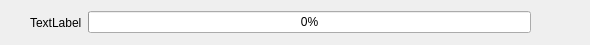
<?xml version="1.0" encoding="UTF-8"?>
<ui version="4.0">
 <class>FileDataProgress</class>
 <widget class="QWidget" name="FileDataProgress">
  <property name="geometry">
   <rect>
    <x>0</x>
    <y>0</y>
    <width>590</width>
    <height>45</height>
   </rect>
  </property>
  <property name="windowTitle">
   <string>Form</string>
  </property>
  <widget class="QWidget" name="">
   <property name="geometry">
    <rect>
     <x>30</x>
     <y>10</y>
     <width>501</width>
     <height>25</height>
    </rect>
   </property>
   <layout class="QHBoxLayout" name="horizontalLayout">
    <item>
     <widget class="QLabel" name="label">
      <property name="text">
       <string>TextLabel</string>
      </property>
     </widget>
    </item>
    <item>
     <widget class="QProgressBar" name="progressBar">
      <property name="value">
       <number>0</number>
      </property>
     </widget>
    </item>
   </layout>
  </widget>
 </widget>
 <resources/>
 <connections/>
</ui>
